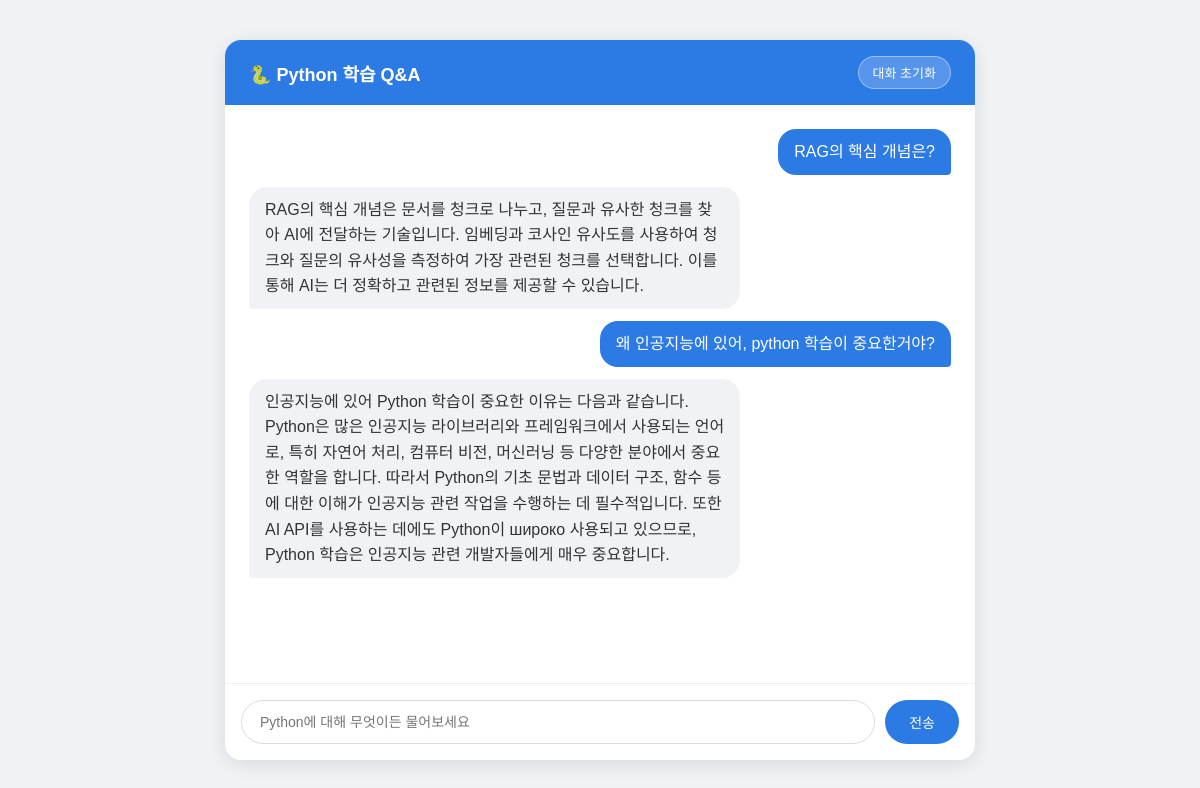
The page / on the database its author committed.
### tables this page shows
CREATE TABLE history (
            id INTEGER PRIMARY KEY AUTOINCREMENT,
            role TEXT,
            content TEXT
        );

### app.py (the view)
@app.route("/")
def home():
    return render_template("index.html", conversation=get_history())

### app.py (called while the page is built)
def get_history():
    conn = sqlite3.connect(os.path.join(SCRIPT_DIR, "chat_history.db"))
    cur = conn.cursor()
    cur.execute("SELECT role, content FROM history ORDER BY id")
    rows = cur.fetchall()
    conn.close()
    return [{"role": r, "content": c} for r, c in rows]

### templates/index.html (shortened to what this page needs)
<!DOCTYPE html>
<html>
<head>
    <link rel="stylesheet" href="{{ url_for('static', filename='style.css') }}">
</head>
<body>
    <div class="chat-container">
        <div class="chat-header">
            <span>🐍 Python 학습 Q&A</span>
            <form action="/clear" method="POST">
                <button type="submit" class="clear-btn">대화 초기화</button>
            </form>
        </div>
        <div class="chat-messages" id="messages">
            {% for msg in conversation %}
                {% if msg.role == "user" %}
                    <div class="msg-user"><span>{{ msg.content }}</span></div>
                {% else %}
                    <div class="msg-ai"><span>{{ msg.content }}</span></div>
                {% endif %}
            {% endfor %}
        </div>
        <form action="/chat" method="POST" class="chat-input">
            <input type="text" name="message" placeholder="Python에 대해 무엇이든 물어보세요" autofocus>
            <button type="submit">전송</button>
        </form>
    </div>
</body>
</html>

### static/style.css (style rules this page uses)
* { margin: 0; padding: 0; box-sizing: border-box; }
body { font-family: 'Malgun Gothic', sans-serif; background-color: #f0f2f5; display: flex; justify-content: center; align-items: center; min-height: 100vh; padding: 20px; }
.chat-container { width: 100%; max-width: 750px; background: white; border-radius: 16px; box-shadow: 0 4px 20px rgba(0,0,0,0.1); overflow: hidden; display: flex; flex-direction: column; height: 90vh; }
.chat-header { background-color: #2c7be5; color: white; padding: 16px 24px; font-size: 18px; font-weight: bold; display: flex; justify-content: space-between; align-items: center; }
.clear-btn { background: rgba(255,255,255,0.2); color: white; border: 1px solid rgba(255,255,255,0.4); padding: 6px 14px; border-radius: 20px; cursor: pointer; font-size: 13px; }
.chat-messages { flex: 1; padding: 24px; overflow-y: auto; display: flex; flex-direction: column; gap: 12px; }
.msg-user { display: flex; justify-content: flex-end; }
.msg-user span { background-color: #2c7be5; color: white; padding: 10px 16px; border-radius: 18px 18px 4px 18px; max-width: 70%; line-height: 1.6; }
.msg-ai { display: flex; justify-content: flex-start; }
.msg-ai span { background-color: #f0f2f5; color: #333; padding: 10px 16px; border-radius: 18px 18px 18px 4px; max-width: 70%; line-height: 1.6; white-space: pre-wrap; }
.chat-input { display: flex; padding: 16px; border-top: 1px solid #eee; gap: 10px; }
.chat-input input { flex: 1; padding: 12px 18px; border: 1px solid #ddd; border-radius: 24px; font-size: 14px; outline: none; font-family: 'Malgun Gothic', sans-serif; }
.chat-input button { padding: 12px 24px; background-color: #2c7be5; color: white; border: none; border-radius: 24px; cursor: pointer; font-size: 14px; font-family: 'Malgun Gothic', sans-serif; }

### rows shown on the page
history: content "RAG의 핵심 개념은?"
history: content "RAG의 핵심 개념은 문서를 청크로 나누고, 질문과 유사한 청크를 찾아 AI에 전달하는 기술입니다. 임베딩과 코사인 유사도를 사용하여 청크와 질문의 유사성을 측정하여 가장 관련된 청크를 선택합니다. 이를 통해 AI는 더 정확하고 관련된 정보를 제공할 수 있습니다."
history: content "왜 인공지능에 있어, python 학습이 중요한거야?"
history: content "인공지능에 있어 Python 학습이 중요한 이유는 다음과 같습니다. Python은 많은 인공지능 라이브러리와 프레임워크에서 사용되는 언어로, 특히 자연어 처리, 컴퓨터 비전, 머신러닝 등 다양한 분야에서 중요한 역할을 합니다. 따라서 Python의 기초 문법과 데이터 구조, 함수 등에 대한 이해가 인공지능 관련 작업을 수행하는 데 필수적입니다. 또한 AI API를 사용하는 데에도 Python이 широко 사용되고 있으므로, Python 학습은 인공지능 관련 개발자들에게 매우 중요합니다."
